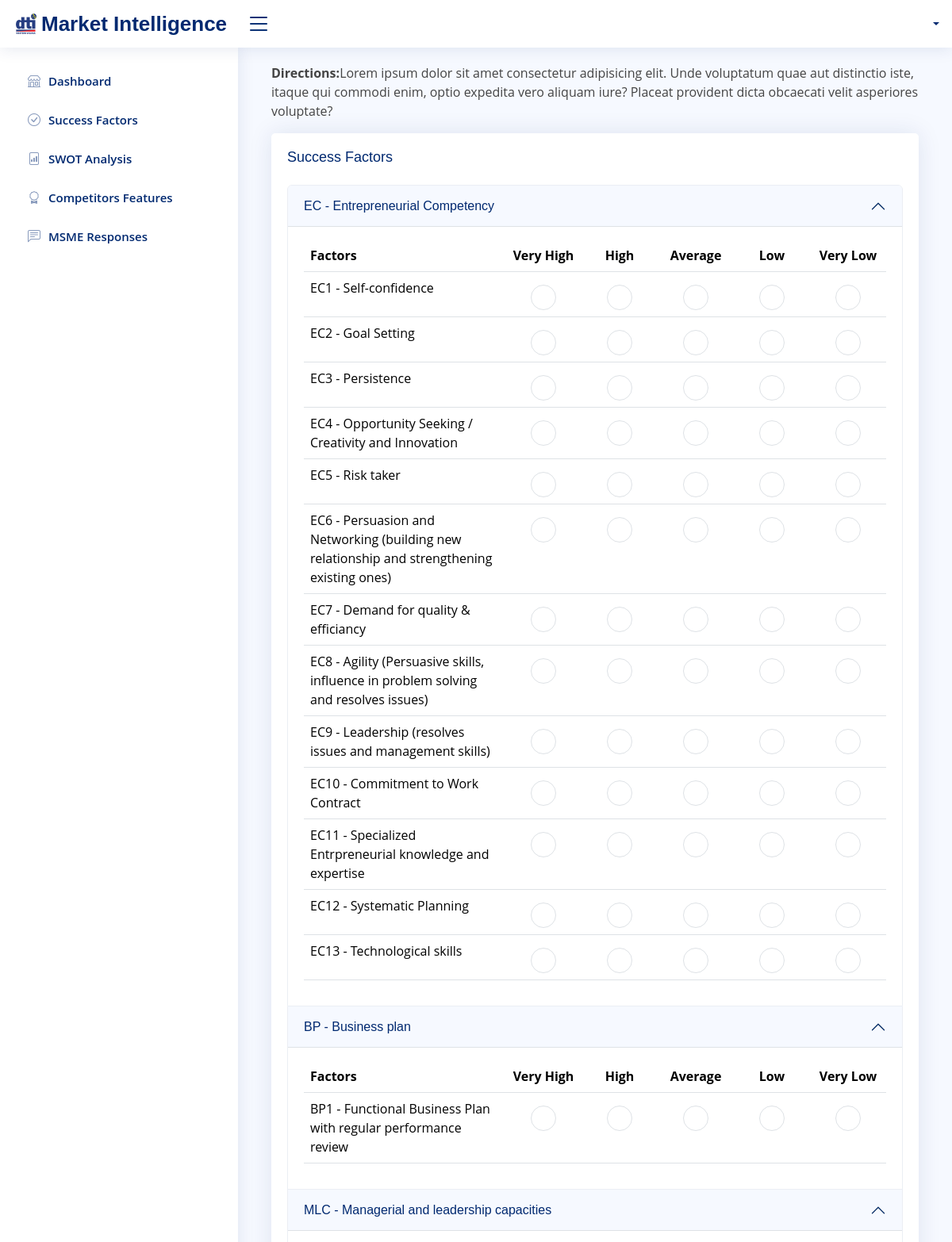
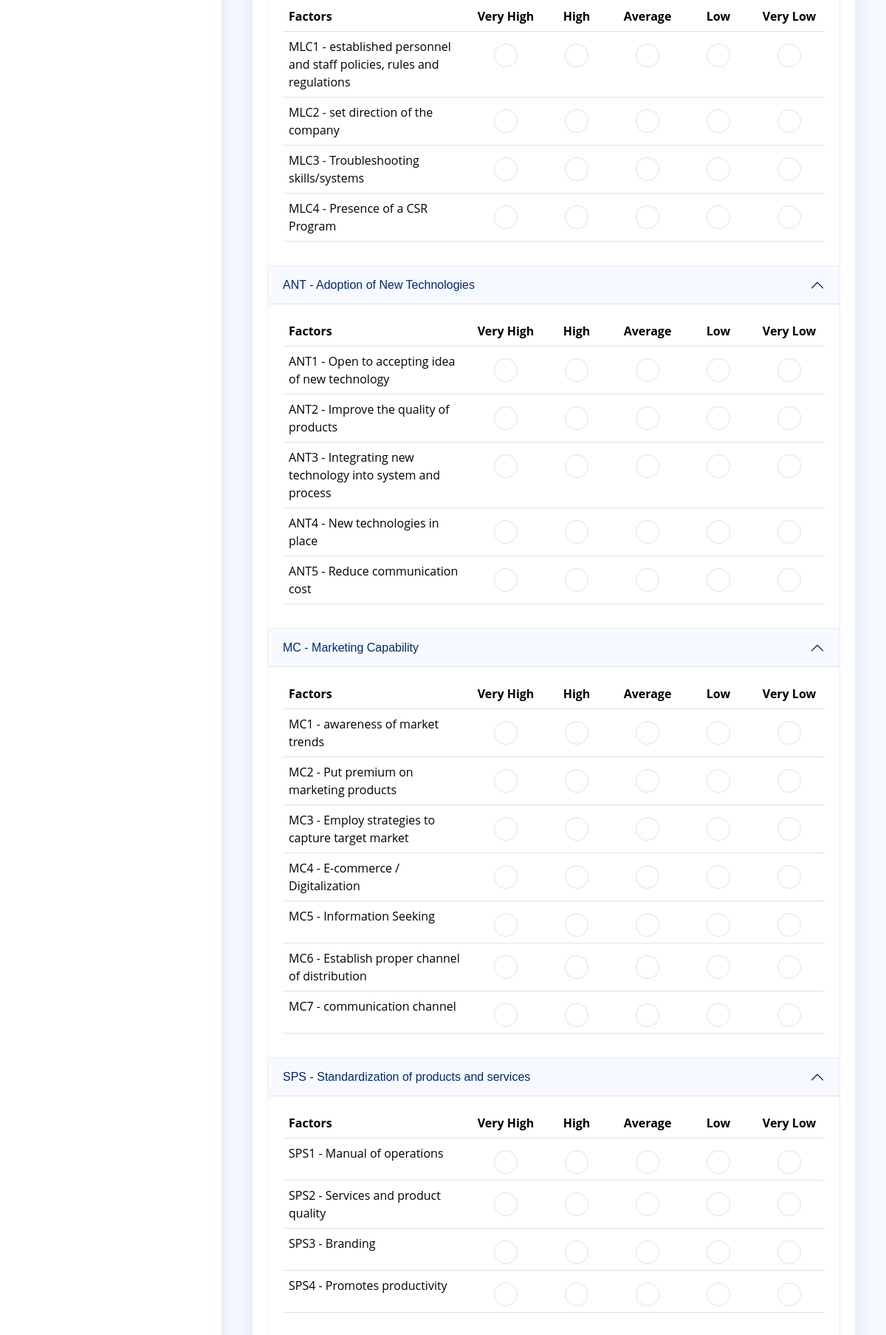
The app's page /success-factors.php (signed in, upper part) with its own data (2 pictures, top to bottom).
### tables this page shows
CREATE TABLE `sfmains` (
  `id` int NOT NULL AUTO_INCREMENT,
  `Name` varchar(255) NOT NULL,
  `Description` text NOT NULL,
  `Rank` int NOT NULL,
  `Weight` double(11,5) NOT NULL,
  PRIMARY KEY (`id`)
);

CREATE TABLE `sfsubmains` (
  `id` int NOT NULL AUTO_INCREMENT,
  `SFMID` int NOT NULL,
  `Name` varchar(255) NOT NULL,
  `Description` text NOT NULL,
  `Rank` int NOT NULL,
  `Weight` double(11,5) NOT NULL,
  PRIMARY KEY (`id`)
);

### includes/msme_session.php (called while the page is built, shortened)
<?php
require_once 'conn.php';
if (isset($_SESSION['Email'])) {
    $query = "SELECT * FROM `msmes` WHERE `Email`=?";
    $result = $conn->execute_query($query, [$_SESSION['Email']]);
    $acc = $result->fetch_object();
} else {
    if ($page != "MSME") {
        header("Location: msme.php");
    }
}

### success-factors.php (the view, shortened to what this page needs)
<?php
$page = "Success Factors";
require_once "includes/msme_session.php";
require_once "components/header.php";
require_once "components/topbar.php";
require_once "components/sidebar.php";
?>
<main id="main" class="main">
  <section class="section container">
    <div class="row">
      <div class="col-lg-12 align-self-center">
        <div>
          <p><strong>Directions:</strong>Lorem ipsum dolor sit amet consectetur adipisicing elit. Unde voluptatum quae aut distinctio iste, itaque qui commodi enim, optio expedita vero aliquam iure? Placeat provident dicta obcaecati velit asperiores voluptate?</p>
        </div>
        <div class="card">
          <div class="card-body">
            <h5 class="card-title"><?= $page ?></h5>
            <div class="accordion" id="sfmain">
              <?php
              $query = "SELECT * FROM sfmains";
              $result = $conn->execute_query($query, []);
              while ($row = $result->fetch_object()) {
              ?>
                <div class="accordion-item">
                  <h2 class="accordion-header" id="heading<?= $row->id ?>">
                    <button class="accordion-button" type="button" data-bs-toggle="collapse" data-bs-target="#collapse<?= $row->id ?>" aria-expanded="true" aria-controls="collapse<?= $row->id ?>">
                    <?= $row->Name ?> - <?= $row->Description ?>
                    </button>
                  </h2>
                  <div id="collapse<?= $row->id ?>" class="accordion-collapse collapse show" aria-labelledby="heading<?= $row->id ?>" data-bs-parent="#sfmain">
                    <div class="accordion-body">
                      <div class="d-none d-sm-none d-md-block">
                        <table class="table">
                          <thead>
                            <tr>
                              <th scope="col">Factors</th>
                              <th scope="col" class="text-center" style="width: 8vw;">Very High</th>
                              <th scope="col" class="text-center" style="width: 8vw;">High</th>
                              <th scope="col" class="text-center" style="width: 8vw;">Average</th>
                              <th scope="col" class="text-center" style="width: 8vw;">Low</th>
                              <th scope="col" class="text-center" style="width: 8vw;">Very Low</th>
                            </tr>
                          </thead>
                          <tbody>
                            <?php
                            $query2 = "SELECT * FROM sfsubmains WHERE SFMID=?";
                            $result2 = $conn->execute_query($query2, [$row->id]);
                            while ($row2 = $result2->fetch_object()) {
                              $query = "SELECT * FROM assessments WHERE MSMEID = ? AND SFMID = ? AND SFSID = ? AND Value = ?";
                            ?>
                              <form class="sf-assessment">
                                <tr>
                                  <td>
                                    <?= $row2->Name ?> - <?= $row2->Description ?>
                                  </td>
                                  <td class="text-center">
                                    <input type="radio" class="form-check-input fs-2" value="5" name="Value" onclick="document.getElementById('sf-assessment<?= $row2->id ?>').click()" <?= $conn->execute_query($query, [$acc->id, $row->id, $row2->id, '5'])->num_rows ? 'checked' : '' ?> required>
                                  </td>
                                  <td class="text-center">
                                    <input type="radio" class="form-check-input fs-2" value="4" name="Value" onclick="document.getElementById('sf-assessment<?= $row2->id ?>').click()" <?= $conn->execute_query($query, [$acc->id, $row->id, $row2->id, '4'])->num_rows ? 'checked' : '' ?>>
                                  </td>
                                  <td class="text-center">
                                    <input type="radio" class="form-check-input fs-2" value="3" name="Value" onclick="document.getElementById('sf-assessment<?= $row2->id ?>').click()" <?= $conn->execute_query($query, [$acc->id, $row->id, $row2->id, '3'])->num_rows ? 'checked' : '' ?>>
                                  </td>
                                  <td class="text-center">
                                    <input type="radio" class="form-check-input fs-2" value="2" name="Value" onclick="document.getElementById('sf-assessment<?= $row2->id ?>').click()" <?= $conn->execute_query($query, [$acc->id, $row->id, $row2->id, '2'])->num_rows ? 'checked' : '' ?>>
                                  </td>
                                  <td class="text-center">
                                    <input type="radio" class="form-check-input fs-2" value="1" name="Value" onclick="document.getElementById('sf-assessment<?= $row2->id ?>').click()" <?= $conn->execute_query($query, [$acc->id, $row->id, $row2->id, '1'])->num_rows ? 'checked' : '' ?>>
                                  </td>
                                </tr>
                              </form>
                            <?php
                            }
                            ?>
                          </tbody>
                        </table>
                      </div>
                    </div>
                  </div>
                </div>
              <?php
              }
              ?>
            </div>
          </div>
        </div>
      </div>
    </div>
  </section>
</main>
<?php
require_once "components/footer.php";
?>

### assets/css/style.css (style rules this page uses)
:root { scroll-behavior: smooth; }
body { font-family: "Open Sans", sans-serif; background: #f6f9ff; color: #444444; }
h1, h2, h3, h4, h5, h6 { font-family: "Nunito", sans-serif; }
#main { margin-top: 60px; padding: 20px 30px; transition: all 0.3s; }
.card { margin-bottom: 30px; border: none; border-radius: 5px; box-shadow: 0px 0 30px rgba(1, 41, 112, 0.1); }
.card-title { padding: 20px 0 15px 0; font-size: 18px; font-weight: 500; color: #012970; font-family: "Poppins", sans-serif; }
.card-body { padding: 0 20px 20px 20px; }
.accordion-item { border: 1px solid #ebeef4; }
.accordion-button:not(.collapsed) { color: #012970; background-color: #f6f9ff; }
@media (min-width: 1200px) { #main, #footer { margin-left: 300px; } }

### records on screen
sfmains: Name "EC", Description "Entrepreneurial Competency"
sfsubmains: Name "EC1", Description "Self-confidence"
sfsubmains: Name "EC2", Description "Goal Setting"
sfsubmains: Name "EC3", Description "Persistence"
sfsubmains: Name "EC4", Description "Opportunity Seeking / Creativity and Innovation"
sfsubmains: Name "EC5", Description "Risk taker"
sfsubmains: Name "EC6", Description "Persuasion and Networking (building new relationship and strengthening existing ones)"
sfsubmains: Name "EC7", Description "Demand for quality & efficiancy"
sfsubmains: Name "EC8", Description "Agility (Persuasive skills, influence in problem solving and resolves issues)"
sfsubmains: Name "EC9", Description "Leadership (resolves issues and management skills)"
sfsubmains: Name "EC10", Description "Commitment to Work Contract"
sfsubmains: Name "EC11", Description "Specialized Entrpreneurial knowledge and expertise"
sfsubmains: Name "EC12", Description "Systematic Planning"
sfsubmains: Name "EC13", Description "Technological skills"
sfmains: Name "BP", Description "Business plan"
sfsubmains: Name "BP1", Description "Functional Business Plan with regular performance review"
sfmains: Name "MLC", Description "Managerial and leadership capacities"
sfsubmains: Name "MLC1", Description "established personnel and staff policies, rules and regulations"
sfsubmains: Name "MLC2", Description "set direction of the company"
sfsubmains: Name "MLC3", Description "Troubleshooting skills/systems"
sfsubmains: Name "MLC4", Description "Presence of a CSR Program"
sfmains: Name "ANT", Description "Adoption of New Technologies"
sfsubmains: Name "ANT1", Description "Open to accepting idea of new technology"
sfsubmains: Name "ANT2", Description "Improve the quality of products"
sfsubmains: Name "ANT3", Description "Integrating new technology into system and process"
sfsubmains: Name "ANT4", Description "New technologies in place"
sfsubmains: Name "ANT5", Description "Reduce communication cost"
sfmains: Name "MC", Description "Marketing Capability"
sfsubmains: Name "MC1", Description "awareness of market trends"
sfsubmains: Name "MC2", Description "Put premium on marketing products"
sfsubmains: Name "MC3", Description "Employ strategies to capture target market"
sfsubmains: Name "MC4", Description "E-commerce / Digitalization"
sfsubmains: Name "MC5", Description "Information Seeking"
sfsubmains: Name "MC6", Description "Establish proper channel of distribution"
sfsubmains: Name "MC7", Description "communication channel"
sfmains: Name "SPS", Description "Standardization of products and services"
sfsubmains: Name "SPS1", Description "Manual of operations"
sfsubmains: Name "SPS2", Description "Services and product quality"
sfsubmains: Name "SPS3", Description "Branding"
sfsubmains: Name "SPS4", Description "Promotes productivity"

### other values on screen
$website "Market Intelligence"
$page "Success Factors"
